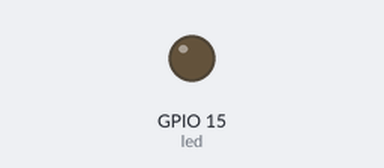
Bench run of a sketch on a simulated ESP32-S2. Shown: output pins drawn as LEDs (lit = HIGH). EEPROM starts erased; what the sketch prints to the serial monitor is not drawn.

Above: at 3.6 s.
At 51.8 s:
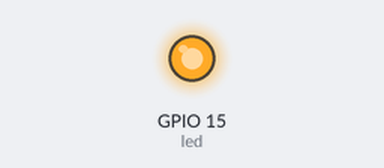
Timing chart, 0 to 53.4 s (numbered marks = the images above):
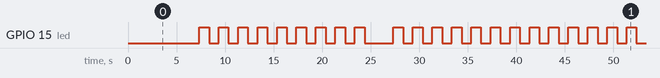

The sketch:

prime_logging_micros_esp32s2.ino
```cpp
/* Prime numbers in Arduino C v5.3 2023/12/15 for esp32-s2 */
#include <time.h>
#include <math.h>
#include <Preferences.h>

double start;
int column = 10;
int found = 4;   // we already know 2, 3, 5, 7
int divisors = found;
int primes[3400] = {3, 5, 7};
int led = 15; // LED_BUILDIN


int is_prime(int number) {
  int prime = 1;
  for (int divider = 3; divider < (int)(sqrt(number)) + 1; divider += 2)
  {
    if (number % divider == 0)
    {
      prime = 0;
      break;
    }
  }
  return prime;
}

int find_primes(int limit) {
  for(int number=11; number < limit + 1; number += 2) {
    if( is_prime(number) == 1) {
      primes[found - 1] = number;
      found++;
    }
  }
  primes[found - 1] = limit;
  divisors = found - 1;
  return 1;
}

int is_prime_fast(int number) {
  int largest_divider = (int)(sqrt(number));
  int flag_prime = 1;
  // Serial.print(number);
  // Serial.print(" - ");
  for(int i=0; i < divisors; i++)
  {
    // Serial.print(primes[i]);
    // Serial.print(" ");
    if(number % primes[i] == 0)
    {
      flag_prime = 0;
      break;
    }
    if(primes[i] > largest_divider)
    {
      break;
    }
  }
  // Serial.print("\n");
  return flag_prime;
}

void elapsed_time(int seconds) {
  int hours = (int)seconds/3600;
  int minutes = (int)(seconds/60 - hours*60);
  int sec = (int)(seconds - minutes*60 - hours*3600);
  Serial.print(" ");
  Serial.print(hours);
  Serial.print("h ");
  Serial.print(minutes);
  Serial.print("min ");
  Serial.print(sec);
  Serial.print("s ");
}

void setup() {
  Serial.begin(74880);
  pinMode(led, OUTPUT);
  for (int i = 0; i < 3; i++) {
    Serial.print(".");
    delay(1000);
  }
  const int scope[] = {100, 1000, 10000, 100000, 1000000, 10000000, 25000000, 100000000, 1000000000};
  const int reference[] = {25, 168, 1229, 9592, 78498, 664579, 1565927, 5761455, 50847534};

  // previous run
  const char* pref[] = {"p100", "p1000", "p10000", "p100000", "p1000000", "p10000000", "p25000000", "p100000000", "p1000000000"};
  Preferences preferences;
  preferences.begin("prime", true);
  Serial.print("\nGet previous results for this ESP32-S2:\n");
  Serial.print("    last        seconds   \n");
  for(int i = 0; i < 9; i++) {
    int spaces = 11 - (int)log10(scope[i]);
    for(int j = 0; j < spaces; j++) {
      Serial.print(" ");
    }
    Serial.print(scope[i]);
    Serial.print("    ");
    Serial.print(preferences.getFloat(pref[i], 0), 6);
    Serial.print("\n");
  }
  preferences.end();

  // start calculating
  for (int i = 0; i < 9; i++) // 9
  {
    int last = scope[i];
    found = 4;   // we already know 2, 3, 5, 7
    Serial.println("\n\nPrime v5.3 in Arduino C - 2023/12/15");
    Serial.print("Calculating prime numbers until ");
    Serial.println(last);
    start = micros();      // use micros() for more precision
    // Serial.println(start/1000000, 6);
    int largest_divider = (int)(sqrt(last));
    if(largest_divider % 2 == 0)
    {
      largest_divider += 1;
    }
    find_primes(largest_divider);
    Serial.print("Found ");
    Serial.print(found);
    Serial.print(" primes until ");
    Serial.print(largest_divider);
    Serial.print(" to use as divisors.\n");
    int dot = millis();
    int column = 0;
    for(int number = largest_divider + 2; number < last; number += 2)
    {
      found += is_prime_fast(number);
      if((millis() - dot) > 1000) {
        Serial.print(".");
        dot = millis();
        column += 1;
        if(column % 2 == 0) {
          digitalWrite(led, HIGH);
        }
        else
        {
          digitalWrite(led, LOW);
        }
        if(column > 40) {
          column = 0;
          elapsed_time(dot/1000);
          Serial.print(" - ");
          Serial.print(number);
          Serial.print(" ");
          Serial.print((int)(number / (last / 100)));
          Serial.print("% \n");
        }
      }
    }
    float duration = (micros() - start)/1000000;
    if(duration > 2) {
      Serial.print("\n");
    }
    Serial.print("Found ");
    Serial.print(found);
    Serial.print(" prime numbers. It should be ");
    Serial.print(reference[i]);
    Serial.print(".\nThis took ");
    Serial.print(duration, 6);
    Serial.print(" seconds.");
    elapsed_time(duration);
    preferences.begin("prime", false);
    preferences.putFloat(pref[i], duration);
    preferences.end();
  }
  preferences.end();
  Serial.print("\n");
}

void loop() {  // program finished, just keep printing some dots
  for(int i = 0; i < 80; i++) {
    Serial.print(".");
    for(int x = 0; x < 100; x++) {
      digitalWrite(led, HIGH);  // turn the LED on (HIGH is the voltage level)
      delay(20);                       // wait for a second
      digitalWrite(led, LOW);   // turn the LED off by making the voltage LOW
      delay(30);
    }
  }
  Serial.print(".\n");
}
```

Measured:
- by itself, GPIO 15 (led): moves between LOW and HIGH, repeating every 41.0 s
- by itself, everything shown: repeats every 41.0 s, in 40 steps
